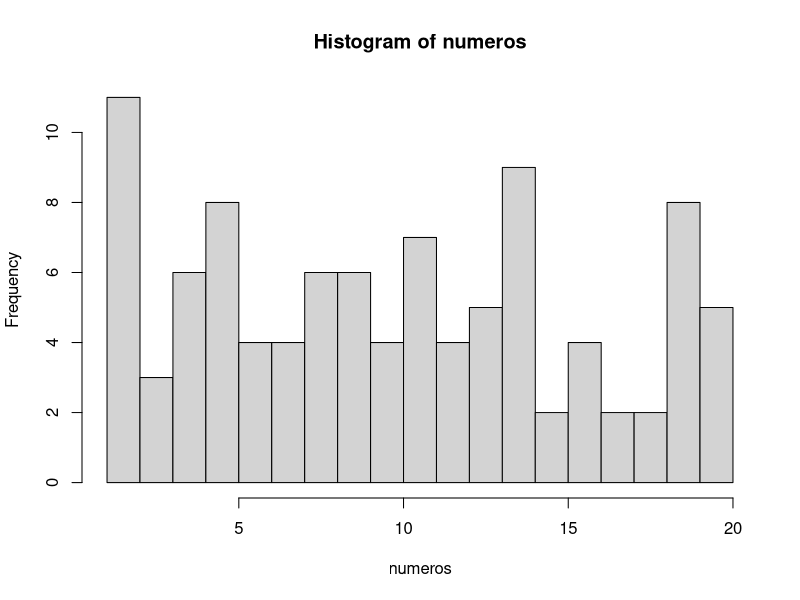
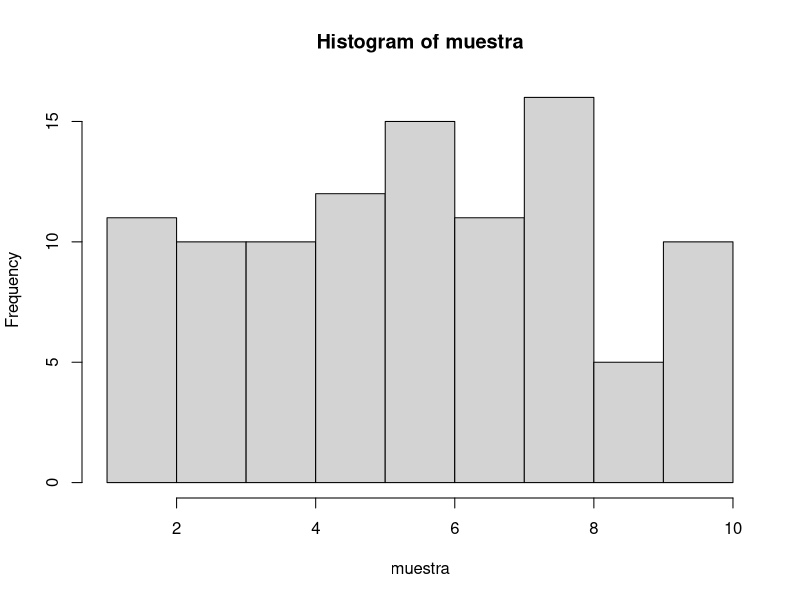

Generate these figures, in order, with R:
## ---- chunk 1
numeros <- sample(1:20, 100, TRUE)
numeros
## ---- chunk 2
mediana <- median(numeros)
mediana
## ---- chunk 3
media <- mean(numeros)
media
## ---- chunk 4
# El argumento breaks nos permite dividir en histograma en las partes que queramos
hist(numeros, breaks = 20)
## ---- chunk 5
tabla.frecuencias <- data.frame(table(numeros))
tabla.frecuencias

## ---- chunk 6
# Con la función seq, creamos una secuencia de 1 a 10 en intervalos de 0.1 en 0.1
secuencia <- seq(1, 10, 0.1)
muestra <- sample(secuencia, 100, TRUE)
muestra
## ---- chunk 7
# Aquí el cálculo de la mediana
mediana.muestra <- median(muestra)
mediana.muestra
## ---- chunk 8
# Aquí el cálculo de la media
media.muestra <- mean(muestra)
media.muestra
## ---- chunk 9
# Aquí el cálculo de la moda
hist(muestra, breaks = 10)
## ---- chunk 10
moda.muestra <- data.frame(table(muestra))
moda.muestra
